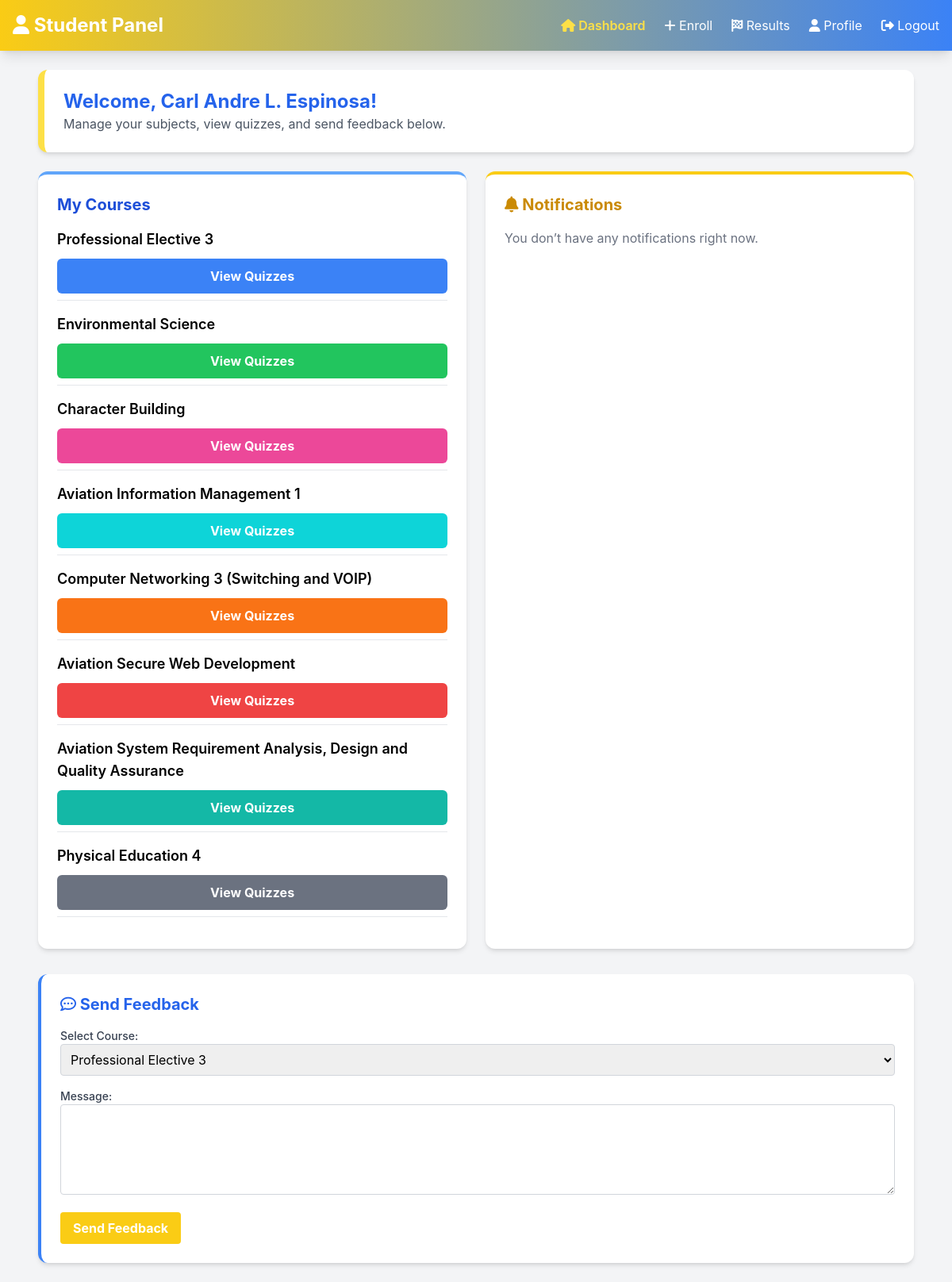
The page /pages/student_dashboard.php (signed in) on the database its author committed.
### tables this page shows
CREATE TABLE `users` (
  `id` int(11) NOT NULL,
  `username` varchar(50) NOT NULL,
  `email` varchar(100) NOT NULL,
  `password` varchar(255) NOT NULL,
  `profile_image` varchar(255) NOT NULL,
  `role` enum('teacher','student','admin') NOT NULL,
  `created_at` timestamp NOT NULL DEFAULT current_timestamp()
);

CREATE TABLE `subjects` (
  `id` int(11) NOT NULL,
  `name` varchar(255) NOT NULL,
  `code` varchar(50) NOT NULL,
  `teacher_id` int(11) DEFAULT NULL,
  `description` text DEFAULT NULL,
  `color` varchar(50) NOT NULL DEFAULT 'bg-gray-100'
);

### pages/student_dashboard.php (the view, shortened to what this page needs)
<?php
require_once '../includes/db_connection.php';
$user_stmt = $conn->prepare("SELECT username FROM users WHERE id = ?");
$user_stmt->execute([$_SESSION['user_id']]);
$user = $user_stmt->fetch(PDO::FETCH_ASSOC);
$user_id = $_SESSION['user_id'];
$stmt = $conn->prepare("
    SELECT DISTINCT subjects.id AS subject_id, subjects.name AS course_name, subjects.color AS course_color
    FROM enrollments
    INNER JOIN subjects ON enrollments.subject_id = subjects.id
    WHERE enrollments.user_id = ?
");
$stmt->execute([$user_id]);
$courses = $stmt->fetchAll(PDO::FETCH_ASSOC);
?>
<!DOCTYPE html>
<html lang="en">
<head>
    <script src="https://cdn.tailwindcss.com"></script>
</head>
<body>
    <nav class="flex items-center justify-between p-4 gradient-header shadow-lg">
        <div class="text-2xl font-bold"><i class="fa fa-user" aria-hidden="true"></i> Student Panel</div>
        <ul class="flex gap-6 text-white">
            <li><a href="student_dashboard.php" class="text-yellow-300 font-semibold"><i class="fa fa-home" aria-hidden="true"></i> Dashboard</a></li>
            <li><a href="enroll_subject.php" class="hover:text-yellow-300"><i class="fa fa-plus" aria-hidden="true"></i> Enroll</a></li>
            <li><a href="view_results.php" class="hover:text-yellow-300"><i class="fa fa-flag-checkered" aria-hidden="true"></i> Results</a></li>
            <li><a href="edit_student_profile.php" class="hover:text-yellow-300"><i class="fa fa-user" aria-hidden="true"></i> Profile</a></li>
            <li><a href="logout.php" class="hover:text-yellow-300"><i class="fa fa-sign-out" aria-hidden="true"></i> Logout</a></li>
        </ul>
    </nav>
    <main class="p-6 max-w-6xl mx-auto">
        <section class="mb-6 bg-white rounded-xl shadow-md p-6 border-l-8 border-yellow-300">
            <h1 class="text-2xl font-bold text-blue-600">Welcome, <?= htmlspecialchars($user['username']); ?>!</h1>
            <p class="text-gray-600">Manage your subjects, view quizzes, and send feedback below.</p>
        </section>
        <div class="grid grid-cols-1 md:grid-cols-2 gap-6">
            <div class="bg-white p-6 rounded-xl shadow-md border-t-4 border-blue-400">
                <h2 class="text-xl font-bold text-blue-700 mb-4">My Courses</h2>
                <?php if (empty($courses)) { ?>
                    <p class="text-gray-500">You haven't enrolled in any courses yet!</p>
                <?php } else { ?>
                    <ul>
                        <?php foreach ($courses as $course) { ?>
                            <li class="mb-4 border-b pb-2">
                                <span class="text-lg font-semibold"><?= htmlspecialchars($course['course_name']); ?></span>
                                <button onclick="window.location.href='view_quizzes.php?subject_id=<?= $course['subject_id']; ?>'"
                                    class="course-button"
                                    style="background-color: <?= htmlspecialchars($course['course_color']); ?>;">
                                    View Quizzes
                                </button>
                            </li>
                        <?php } ?>
                    </ul>
                <?php } ?>
            </div>
            <div class="bg-white p-6 rounded-xl shadow-md border-t-4 border-yellow-400">
                <h2 class="text-xl font-bold text-yellow-600 mb-4" style="font-family: 'Inter', sans-serif;"><i class="fa-solid fa-bell"></i> Notifications</h2>
                <p class="text-gray-500">You don’t have any notifications right now.</p>
            </div>
        </div>
        <section class="mt-8 bg-white p-6 rounded-xl shadow-md border-l-4 border-blue-500">
            <h2 class="text-xl font-bold text-blue-600 mb-4"><i class="fa fa-commenting-o" aria-hidden="true"></i> Send Feedback</h2>
            <form action="submit_feedback.php" method="POST" class="space-y-4">
                <div>
                    <label for="subject_id" class="block text-sm font-medium text-gray-700">Select Course:</label>
                    <select name="subject_id" id="subject_id" class="w-full border border-gray-300 rounded p-2" required>
                        <?php foreach ($courses as $course) { ?>
                            <option value="<?= $course['subject_id']; ?>">
                                <?= htmlspecialchars($course['course_name']); ?>
                            </option>
                        <?php } ?>
                    </select>
                </div>
                <div>
                    <label for="message" class="block text-sm font-medium text-gray-700">Message:</label>
                    <textarea name="message" id="message" rows="4" class="w-full border border-gray-300 rounded p-2" required></textarea>
                </div>
                <button type="submit" class="bg-yellow-400 hover:bg-yellow-300 text-white font-bold py-2 px-4 rounded">
                    Send Feedback
                </button>
            </form>
        </section>
    </main>
</body>
</html>

### pages/student_dashboard.php (style rules this page uses)
body { background-color: #f3f4f6; font-family: 'Inter', sans-serif; }
.course-button { color: white; font-weight: bold; padding: 10px; border-radius: 6px; width: 100%; margin-top: 10px; }
.gradient-header { background: linear-gradient(to right, #facc15, #3b82f6); color: white; }

### rows shown on the page
users: username "Carl Andre L. Espinosa"
subjects: name "Professional Elective 3"
subjects: name "Environmental Science"
subjects: name "Character Building"
subjects: name "Aviation Information Management 1"
subjects: name "Computer Networking 3 (Switching and VOIP)"
subjects: name "Aviation Secure Web Development"
subjects: name "Aviation System Requirement Analysis, Design and Quality Assurance"
subjects: name "Physical Education 4"

### other values the page prints
form field subject_id "Professional Elective 3"
